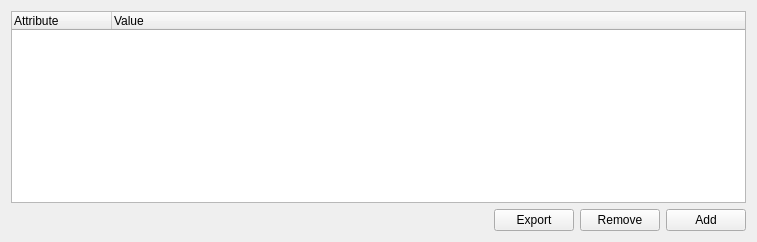
          <widget class="QWidget" name="tab_10">
           <attribute name="title">
            <string>Dark</string>
           </attribute>
           <layout class="QGridLayout" name="gridLayout_6">
            <item row="0" column="0" colspan="4">
             <widget class="QTreeWidget" name="calib_dark_list">
              <property name="selectionMode">
               <enum>QAbstractItemView::ExtendedSelection</enum>
              </property>
              <column>
               <property name="text">
                <string>Attribute</string>
               </property>
              </column>
              <column>
               <property name="text">
                <string>Value</string>
               </property>
              </column>
             </widget>
            </item>
            <item row="1" column="0">
             <spacer name="horizontalSpacer_3">
              <property name="orientation">
               <enum>Qt::Horizontal</enum>
              </property>
              <property name="sizeHint" stdset="0">
               <size>
                <width>477</width>
                <height>20</height>
               </size>
              </property>
             </spacer>
            </item>
            <item row="1" column="1">
             <widget class="QPushButton" name="calib_dark_combine">
              <property name="text">
               <string>Export</string>
              </property>
             </widget>
            </item>
            <item row="1" column="2">
             <widget class="QPushButton" name="calib_dark_remove">
              <property name="text">
               <string>Remove</string>
              </property>
             </widget>
            </item>
            <item row="1" column="3">
             <widget class="QPushButton" name="calib_dark_add">
              <property name="text">
               <string>Add</string>
              </property>
             </widget>
            </item>
           </layout>
          </widget>
